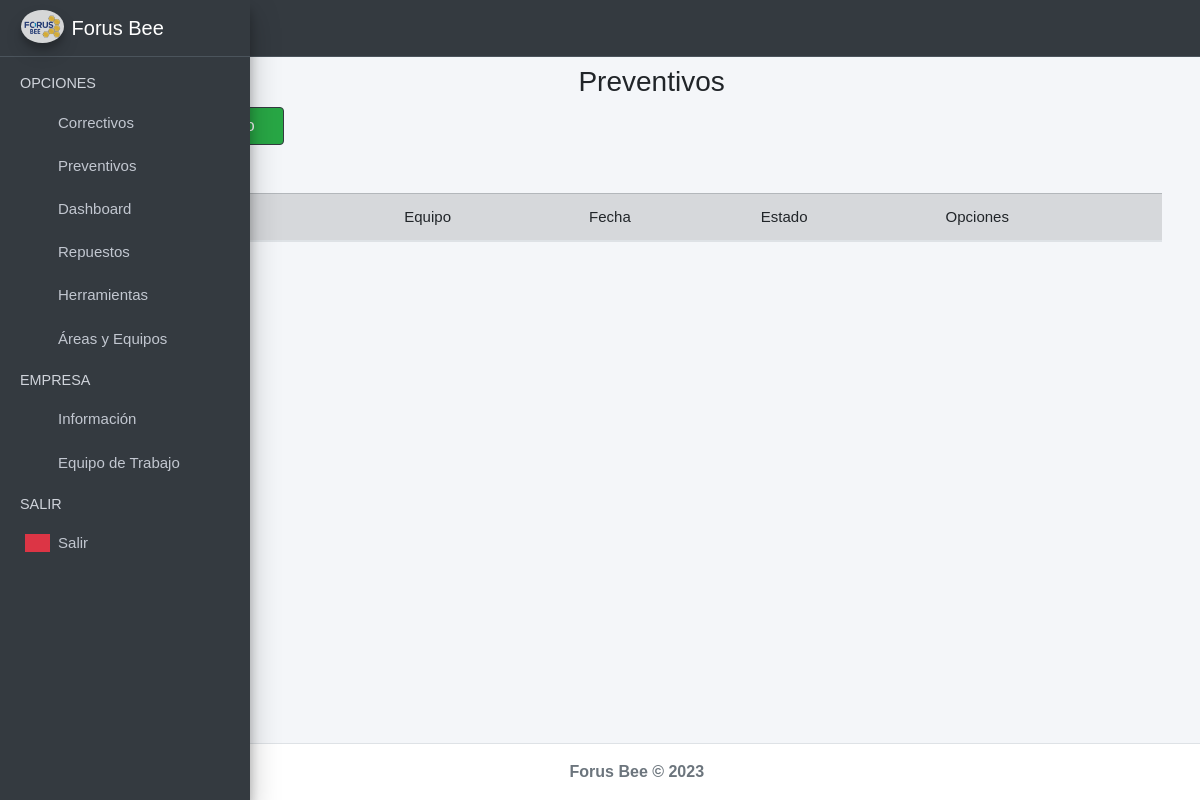
The app's page /preventivos/ (signed in), older data.
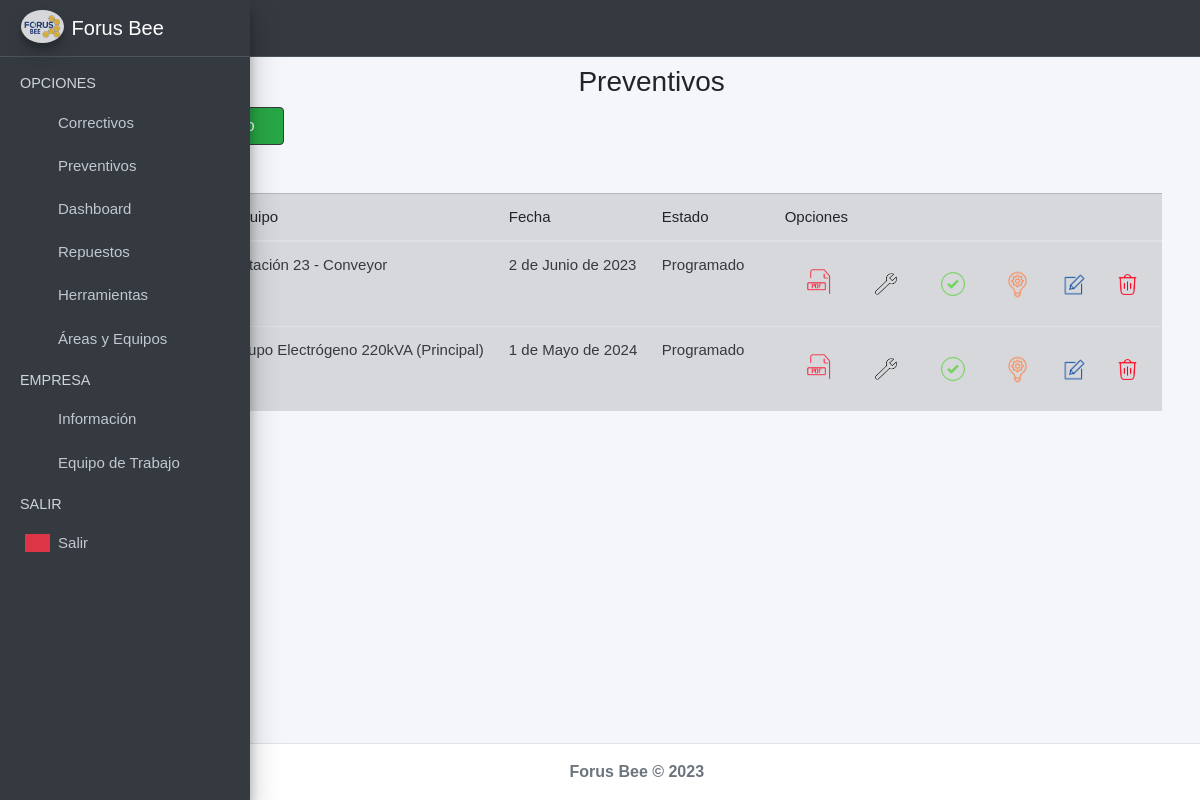
The same page, newer data.
### index/models.py (models this page shows, shortened)
class Preventivo (models.Model):
    equipo = models.ForeignKey(Equipo, on_delete=models.CASCADE)
    fecha = models.DateField(max_length=255)
    fecha_str = str(fecha)
    frecuencia = models.IntegerField(null=False)
    actividades = models.TextField(blank=False)
    herramientas = models.TextField(blank=True, null=True)
    solicitado = models.ForeignKey(Personal, on_delete=models.SET_NULL , null=True , related_name='solicitado')
    responsable = models.ForeignKey(Personal, on_delete=models.SET_NULL, null=True)
    supervisadop = models.ForeignKey(Personal, on_delete=models.SET_NULL , null=True, related_name='supervisadop')
    subtotalpiezas = models.DecimalField(max_digits=13, decimal_places=2, default=0)
    subtotalmo = models.DecimalField(max_digits=13, decimal_places=2, default=0)
    estado = models.CharField(max_length=255, choices = ESTADOS, default='Programado', null=False)
    created = models.DateTimeField(auto_now=True)
    updated = models.DateTimeField(auto_now_add=True , null=True)
    class Meta:
        verbose_name='preventivo'
        verbose_name_plural = 'preventivos'
        order_with_respect_to = 'fecha'

class Equipo (models.Model):
    area = models.ForeignKey(Area, on_delete=models.CASCADE)
    codigo = models.CharField(max_length=255, null=True, blank = True)
    descripcion =  models.CharField(max_length=255, unique=True, null=False)
    imagen = ResizedImageField(size=[400, 300], upload_to='equipos', blank=True, null=True)
    created = models.DateTimeField(auto_now_add=True)
    updated = models.DateTimeField(auto_now_add=True)
    class Meta:
        verbose_name='equipo'
        verbose_name_plural = 'equipos'
    def __str__(self):
        return self.descripcion

### index/views.py (the view)
# urls.py: path('preventivos/', views.preventivos_view, name='Preventivos'),
@login_required(login_url='Login')
def preventivos_view(request, data=1):
    form_add = PreventivoForm()
    if int(data) == 1:
        preventivos = Preventivo.objects.all()
    elif int(data) == 2:
        preventivos = Preventivo.objects.filter(fecha=HOY)
    elif int(data) == 3:
        preventivos = Preventivo.objects.filter(~Q(estado="Realizado") and Q(fecha__lt = HOY))
    form_editar = EditarPreventivoForm()
    form_historial = HistorialPreventivoForm()
    herramientas = Herramienta.objects.all()
    context = {
        'form_add': form_add,
        'form_editar': form_editar,
        'form_historial': form_historial,
        'hoy': TODAY,
        'preventivos': preventivos,
        'herramientas': herramientas
    }
    return render(request, 'preventivos.html', context)

### index/models.py (called while the page is built)
    def __str__(self):
        return self.nombre

### index/templates/preventivos.html (shortened to what the changed rows need)
{% extends "base.html" %}
{% load static %}
{% load widget_tweaks %}
{% block content %}
<link rel="stylesheet" href="{% static 'index/css/b4.css' %}">
<div class="col-md-12"style="overflow:scroll">
    <table class="table table-hover table-secondary" id="myTable">
        <thead>
            <tr>
                <th># Preventivo</th>
                <th>Equipo</th>
                <th>Fecha</th>
                <th>Estado</th>
                <th>Opciones</th>
            </tr>
        </thead>
        <tbody class="text-dark">
            {% for i in preventivos %}
            <tr>
                <td>{{i.id}}</td>
                <td>{{i.equipo}}</td>
                <td>{{i.fecha}}</td>
                {% if i.estado == 'Programado' %}
                <td>
                    {{i.estado}}
                    <i class="fas fa-clock text-info"></i>
                </td>
                {% elif i.estado == 'En espera' %}
                <td>
                    {{i.estado}}
                    <i class="fas fa-exclamation-triangle text-warning"></i>
                </td>
                {% elif i.estado == 'En proceso' %}
                <td>
                    {{i.estado}}
                    <i class="fas fa-arrow-circle-right text-dark"></i>
                </td>
                {% elif i.estado == 'Atrasado' %}
                <td>
                    {{i.estado}}
                    <i class="fas fa-exclamation-triangle text-danger"></i>
                </td>
                {% elif i.estado == 'Realizado' %}
                <td>
                    {{i.estado}}
                    <i class="fas fa-clipboard-check text-success"></i>
                </td>
                {% endif %}
                <td>
                    <button class="btn btn-dark-outline btn-sm" title="Ver PDF">
                        <a href="{% url 'ExportPDF' %}{{i.id}}" target="_blank" rel="noopener noreferrer">
                            <img src="{% static 'index/img/pdf.png' %}" alt="Error" width="50">
                        </a>
                    </button>
                    <button onclick="actHerramientas('{{i.id}}')" class="btn btn-dark-outline btn-sm"
                    title="Ver Herramientas">
                    <a href="#HerramientasModal" data-toggle="modal" data-dismiss="modal"> <img
                            src="{% static 'index/img/maintenance.png' %}" alt="Error" width="40"></a>
                </button>
                    <button
                        onclick="historialPreventivo('{{i.id}}','{{i.solicitado.id}}','{{i.supervisadop.id}}','{{i.responsable.id}}','{{i.subtotalpiezas}}', '{{i.subtotalmo}}',document.getElementById('{{i.id}}-fecha').innerHTML)"
                        class="btn btn-dark-outline btn-sm" data-toggle="modal" href="#HistorialModal"
                        title="Realizar"><img src="{% static 'index/img/si.png' %}" alt="Error"
                            width="50"></button>
                    <button class="btn btn-dark-outline btn-sm" title="Ver Repuestos">
                        <a href="{% url 'MPreventivo' %}{{i.id}}"rel="noopener noreferrer">
                            <img src="{% static 'index/img/entradas.png' %}" alt="Error" width="35">
                        </a>
                    </button>
                    <button
                        onclick="editarPreventivo('{{i.id}}','{{i.equipo.id}}', document.getElementById('{{i.id}}-fecha').innerHTML ,'{{i.frecuencia}}','{{i.solicitado.id}}', '{{i.estado}}','{{i.responsable.id}}', document.getElementById('{{i.id}}-actividades').innerHTML, '{{i.subtotalmo}}', '{{i.supervisadop.id}}')"
                        class="btn btn-dark-outline btn-sm" data-toggle="modal" href="#EditarOrdenModal"
                        title="Editar"><img src="{% static 'index/img/editar.png' %}" alt="Error" width="35"></button>
                    <button onclick="eliminarPreventivo('{{i.id}}')" class="btn btn-dark-outline btn-sm"
                        data-toggle="modal" href="#EliminarOrdenModal" title="Eliminar"><img
                            src="{% static 'index/img/delete.png' %}" alt="Error" width="25"></button>
                </td>
            </tr>
            {% endfor %}
        </tbody>
    </table>
</div>
{% endblock %}

Row changes from the older to the newer data that the page shows:
added Preventivo: equipo "Estación 23 - Conveyor", fecha "2 de Junio de 2023", estado "Programado"
added Preventivo: equipo "Grupo Electrógeno 220kVA (Principal)", fecha "1 de Mayo de 2024", estado "Programado"
